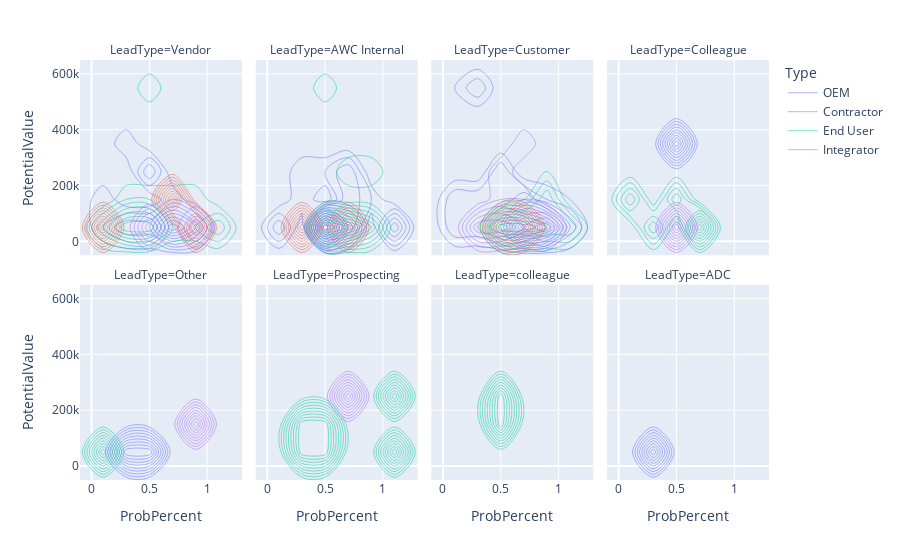

Write notebook code for a chart like this one.
### Code cell
import plotly.express as px
df = df_num[df_num["PotentialValue"] <=1000000]

fig = px.density_contour(df, x="ProbPercent", y="PotentialValue", facet_col="LeadType", color="Type",facet_col_wrap=4)

fig.show()

### Figure 1 — Plotly figure (JSON) as saved in the notebook; plotly's stock layout.template omitted (floating-point values rounded to 4 significant figures)
{"data": [{"contours": {"coloring": "none"}, "hoverlabel": {"namelength": 0}, "hovertemplate": "Type=OEM<br>LeadType=Vendor<br>ProbPercent=%{x}<br>PotentialValue=%{y}<br>count=%{z}", "legendgroup": "OEM", "line": {"color": "#636efa"}, "name": "OEM", "showlegend": true, "type": "histogram2dcontour", "x": [0.75, 0.75, 0.75, 0.9, 0.1, 0.5, 0.7, 0.5, 0.75, 0.8, 0.5, 0.5, 0.75, 0.1, 0.25, 0.25, 0.25, 0.9], "xaxis": "x5", "xbingroup": "x", "y": [7753, 44226, 14840, 50000, 75000, 250000, 35000, 10000, 30000, 40000, 200000, 20000, 150000, 100000, 350000, 65000, 16000, 20000], "yaxis": "y5", "ybingroup": "y"}, {"contours": {"coloring": "none"}, "hoverlabel": {"namelength": 0}, "hovertemplate": "Type=OEM<br>LeadType=AWC Internal<br>ProbPercent=%{x}<br>PotentialValue=%{y}<br>count=%{z}", "legendgroup": "OEM", "line": {"color": "#636efa"}, "name": "OEM", "showlegend": false, "type": "histogram2dcontour", "x": [0.75, 0.25, 0.75, 0.75, 0.5, 1, 1, 0.5, 0.5, 0.5, 0.5, 0.99, 0.5, 0.1, 0.3, 0.75, 0.75, 0.75, 0.1, 1, 0.5], "xaxis": "x6", "xbingroup": "x", "y": [45000, 125000, 250000, 20000, 12000, 80000, 7000, 80000, 25000, 250000, 80000, 150000, 50000, 10000, 250000, 100000, 200000, 100000, 80000, 15000, 30000], "yaxis": "y6", "ybingroup": "y"}, {"contours": {"coloring": "none"}, "hoverlabel": {"namelength": 0}, "hovertemplate": "Type=OEM<br>LeadType=Customer<br>ProbPercent=%{x}<br>PotentialValue=%{y}<br>count=%{z}", "legendgroup": "OEM", "line": {"color": "#636efa"}, "name": "OEM", "showlegend": false, "type": "histogram2dcontour", "x": [0.75, 0.5, 0.9, 1, 0.8, 0.5, 0.65, 0.75, 0.6, 0.8, 0.2, 0.9, 0.75, 0.99, 0.5, 0.75, 0.75, 0.75, 0.5, 0.99, 1, 0.75, 0.6, 1, 0.99, 0.1, 0.1, 0.1, 0.1, 0.1, 0.1, 0.25, 0.25, 0.25, 0.5, 0.75, 0.75, 0.75, 0.75, 0.75, 0.9, 0.9, 0.9, 0.1, 0.2, 0.3, 0.9, 0.4, 0.3, 0.4, 0.5, 0.2, 0.4, 0.3, 0.9, 0.6, 0.75, 0.6, 0.8, 1, 1, 0.8, 0.5], "xaxis": "x7", "xbingroup": "x", "y": [15000, 30000, 20000, 30000, 100000, 50000, 20000, 65000, 20000, 60000, 35000, 15000, 150000, 20000, 50000, 150000, 120000, 150000, 250000, 30000, 16000, 25000, 22000, 16373, 400000, 100000, 60000, 50000, 500000, 150000, 150000, 500000, 500000, 80000, 40000, 80000, 10000, 10000, 5000, 50000, 100000, 80000, 25000, 40000, 500000, 100000, 30000, 30000, 100000, 200000, 150000, 150000, 200000, 90000, 10000, 66583, 400000, 10000, 50000, 130000, 94000, 15000, 100000], "yaxis": "y7", "ybingroup": "y"}, {"contours": {"coloring": "none"}, "hoverlabel": {"namelength": 0}, "hovertemplate": "Type=OEM<br>LeadType=Colleague<br>ProbPercent=%{x}<br>PotentialValue=%{y}<br>count=%{z}", "legendgroup": "OEM", "line": {"color": "#636efa"}, "name": "OEM", "showlegend": false, "type": "histogram2dcontour", "x": [0.5], "xaxis": "x8", "xbingroup": "x", "y": [300000], "yaxis": "y8", "ybingroup": "y"}, {"contours": {"coloring": "none"}, "hoverlabel": {"namelength": 0}, "hovertemplate": "Type=OEM<br>LeadType=Other<br>ProbPercent=%{x}<br>PotentialValue=%{y}<br>count=%{z}", "legendgroup": "OEM", "line": {"color": "#636efa"}, "name": "OEM", "showlegend": false, "type": "histogram2dcontour", "x": [0.5, 0.2], "xaxis": "x", "xbingroup": "x", "y": [20000, 60000], "yaxis": "y", "ybingroup": "y"}, {"contours": {"coloring": "none"}, "hoverlabel": {"namelength": 0}, "hovertemplate": "Type=OEM<br>LeadType=ADC<br>ProbPercent=%{x}<br>PotentialValue=%{y}<br>count=%{z}", "legendgroup": "OEM", "line": {"color": "#636efa"}, "name": "OEM", "showlegend": false, "type": "histogram2dcontour", "x": [0.2], "xaxis": "x4", "xbingroup": "x", "y": [30000], "yaxis": "y4", "ybingroup": "y"}, {"contours": {"coloring": "none"}, "hoverlabel": {"namelength": 0}, "hovertemplate": "Type=Contractor<br>LeadType=Vendor<br>ProbPercent=%{x}<br>PotentialValue=%{y}<br>count=%{z}", "legendgroup": "Contractor", "line": {"color": "#EF553B"}, "name": "Contractor", "showlegend": true, "type": "histogram2dcontour", "x": [0.9, 0.1, 0.75], "xaxis": "x5", "xbingroup": "x", "y": [65000, 10000, 100000], "yaxis": "y5", "ybingroup": "y"}, {"contours": {"coloring": "none"}, "hoverlabel": {"namelength": 0}, "hovertemplate": "Type=Contractor<br>LeadType=AWC Internal<br>ProbPercent=%{x}<br>PotentialValue=%{y}<br>count=%{z}", "legendgroup": "Contractor", "line": {"color": "#EF553B"}, "name": "Contractor", "showlegend": false, "type": "histogram2dcontour", "x": [0.6, 0.3], "xaxis": "x6", "xbingroup": "x", "y": [84867, 10000], "yaxis": "y6", "ybingroup": "y"}, {"contours": {"coloring": "none"}, "hoverlabel": {"namelength": 0}, "hovertemplate": "Type=Contractor<br>LeadType=Customer<br>ProbPercent=%{x}<br>PotentialValue=%{y}<br>count=%{z}", "legendgroup": "Contractor", "line": {"color": "#EF553B"}, "name": "Contractor", "showlegend": false, "type": "histogram2dcontour", "x": [0.6, 0.5, 0.5, 0.75], "xaxis": "x7", "xbingroup": "x", "y": [40000, 8000, 8000, 21000], "yaxis": "y7", "ybingroup": "y"}, {"contours": {"coloring": "none"}, "hoverlabel": {"namelength": 0}, "hovertemplate": "Type=End User<br>LeadType=Vendor<br>ProbPercent=%{x}<br>PotentialValue=%{y}<br>count=%{z}", "legendgroup": "End User", "line": {"color": "#00cc96"}, "name": "End User", "showlegend": true, "type": "histogram2dcontour", "x": [0.25, 1, 0.8, 0.25, 0.3, 0.5, 1, 0.3, 0.1, 0.5, 0.5, 0.1, 0.5, 0.5, 0.75, 0.25, 0.75, 0.5, 0.9], "xaxis": "x5", "xbingroup": "x", "y": [10000, 11040, 23000, 10000, 110000, 20000, 7500, 50000, 60000, 20000, 100000, 50000, 75000, 500000, 20000, 50000, 125000, 28000, 133694], "yaxis": "y5", "ybingroup": "y"}, {"contours": {"coloring": "none"}, "hoverlabel": {"namelength": 0}, "hovertemplate": "Type=End User<br>LeadType=AWC Internal<br>ProbPercent=%{x}<br>PotentialValue=%{y}<br>count=%{z}", "legendgroup": "End User", "line": {"color": "#00cc96"}, "name": "End User", "showlegend": false, "type": "histogram2dcontour", "x": [0.75, 0.5, 0.5, 0.8, 0.9, 0.6, 0.5, 0.5, 0.95, 0.5, 0.75, 0.95, 0.75, 0.75, 0.5, 0.75, 0.5], "xaxis": "x6", "xbingroup": "x", "y": [18000, 21000, 75000, 2000, 10000, 10000, 70000, 20000, 10000, 50000, 225000, 200000, 40000, 50000, 500000, 32000, 25000], "yaxis": "y6", "ybingroup": "y"}, {"contours": {"coloring": "none"}, "hoverlabel": {"namelength": 0}, "hovertemplate": "Type=End User<br>LeadType=Customer<br>ProbPercent=%{x}<br>PotentialValue=%{y}<br>count=%{z}", "legendgroup": "End User", "line": {"color": "#00cc96"}, "name": "End User", "showlegend": false, "type": "histogram2dcontour", "x": [0.75, 0.5, 0.5, 1, 0.75, 0.2, 0.5, 0.5, 0.4, 0.75, 0.75, 0.8, 1, 0.75, 0.99, 0.99, 0.99, 0.85, 0.5, 0.75, 0.5, 1, 0.5, 1, 0.9, 0.9, 0.9, 0.6, 0.3, 0.8, 0.4, 0.5, 0.8, 0.6], "xaxis": "x7", "xbingroup": "x", "y": [333404, 13000, 45000, 24000, 50000, 360000, 10000, 85000, 300000, 125000, 50000, 65000, 7500, 71000, 133000, 133000, 560000, 57000, 24700, 60000, 35000, 25000, 20000, 65000, 100000, 100000, 10000, 40000, 150000, 47035, 20000, 10000, 245790, 20000], "yaxis": "y7", "ybingroup": "y"}, {"contours": {"coloring": "none"}, "hoverlabel": {"namelength": 0}, "hovertemplate": "Type=End User<br>LeadType=Colleague<br>ProbPercent=%{x}<br>PotentialValue=%{y}<br>count=%{z}", "legendgroup": "End User", "line": {"color": "#00cc96"}, "name": "End User", "showlegend": false, "type": "histogram2dcontour", "x": [0.1, 0.3, 0.5, 0.75, 0.6], "xaxis": "x8", "xbingroup": "x", "y": [100000, 12000, 120000, 53000, 16290], "yaxis": "y8", "ybingroup": "y"}, {"contours": {"coloring": "none"}, "hoverlabel": {"namelength": 0}, "hovertemplate": "Type=End User<br>LeadType=Other<br>ProbPercent=%{x}<br>PotentialValue=%{y}<br>count=%{z}", "legendgroup": "End User", "line": {"color": "#00cc96"}, "name": "End User", "showlegend": false, "type": "histogram2dcontour", "x": [0.15], "xaxis": "x", "xbingroup": "x", "y": [75000], "yaxis": "y", "ybingroup": "y"}, {"contours": {"coloring": "none"}, "hoverlabel": {"namelength": 0}, "hovertemplate": "Type=End User<br>LeadType=Prospecting<br>ProbPercent=%{x}<br>PotentialValue=%{y}<br>count=%{z}", "legendgroup": "End User", "line": {"color": "#00cc96"}, "name": "End User", "showlegend": false, "type": "histogram2dcontour", "x": [0.5, 0.2, 0.4, 0.3, 1, 1], "xaxis": "x2", "xbingroup": "x", "y": [100000, 100000, 20000, 25000, 250000, 45000], "yaxis": "y2", "ybingroup": "y"}, {"contours": {"coloring": "none"}, "hoverlabel": {"namelength": 0}, "hovertemplate": "Type=End User<br>LeadType=colleague<br>ProbPercent=%{x}<br>PotentialValue=%{y}<br>count=%{z}", "legendgroup": "End User", "line": {"color": "#00cc96"}, "name": "End User", "showlegend": false, "type": "histogram2dcontour", "x": [0.5, 0.5], "xaxis": "x3", "xbingroup": "x", "y": [100000, 250000], "yaxis": "y3", "ybingroup": "y"}, {"contours": {"coloring": "none"}, "hoverlabel": {"namelength": 0}, "hovertemplate": "Type=Integrator<br>LeadType=Vendor<br>ProbPercent=%{x}<br>PotentialValue=%{y}<br>count=%{z}", "legendgroup": "Integrator", "line": {"color": "#ab63fa"}, "name": "Integrator", "showlegend": true, "type": "histogram2dcontour", "x": [0.5, 0.9, 0.5, 0.5, 0.9], "xaxis": "x5", "xbingroup": "x", "y": [10000, 75000, 45000, 60000, 90000], "yaxis": "y5", "ybingroup": "y"}, {"contours": {"coloring": "none"}, "hoverlabel": {"namelength": 0}, "hovertemplate": "Type=Integrator<br>LeadType=AWC Internal<br>ProbPercent=%{x}<br>PotentialValue=%{y}<br>count=%{z}", "legendgroup": "Integrator", "line": {"color": "#ab63fa"}, "name": "Integrator", "showlegend": false, "type": "histogram2dcontour", "x": [0.75, 0.4, 0.5], "xaxis": "x6", "xbingroup": "x", "y": [55000, 60000, 37000], "yaxis": "y6", "ybingroup": "y"}, {"contours": {"coloring": "none"}, "hoverlabel": {"namelength": 0}, "hovertemplate": "Type=Integrator<br>LeadType=Customer<br>ProbPercent=%{x}<br>PotentialValue=%{y}<br>count=%{z}", "legendgroup": "Integrator", "line": {"color": "#ab63fa"}, "name": "Integrator", "showlegend": false, "type": "histogram2dcontour", "x": [0.9, 0.5, 0.2, 0.9, 0.65, 0.8, 0.5, 0.5, 0.5, 0.75, 0.25, 0.75, 0.6, 0.5, 0.2], "xaxis": "x7", "xbingroup": "x", "y": [27500, 70000, 20000, 25000, 100000, 10000, 75000, 120000, 50000, 50000, 15000, 50000, 396350, 269355, 50000], "yaxis": "y7", "ybingroup": "y"}, {"contours": {"coloring": "none"}, "hoverlabel": {"namelength": 0}, "hovertemplate": "Type=Integrator<br>LeadType=Colleague<br>ProbPercent=%{x}<br>PotentialValue=%{y}<br>count=%{z}", "legendgroup": "Integrator", "line": {"color": "#ab63fa"}, "name": "Integrator", "showlegend": false, "type": "histogram2dcontour", "x": [0.5], "xaxis": "x8", "xbingroup": "x", "y": [50000], "yaxis": "y8", "ybingroup": "y"}, {"contours": {"coloring": "none"}, "hoverlabel": {"namelength": 0}, "hovertemplate": "Type=Integrator<br>LeadType=Other<br>ProbPercent=%{x}<br>PotentialValue=%{y}<br>count=%{z}", "legendgroup": "Integrator", "line": {"color": "#ab63fa"}, "name": "Integrator", "showlegend": false, "type": "histogram2dcontour", "x": [0.9], "xaxis": "x", "xbingroup": "x", "y": [100000], "yaxis": "y", "ybingroup": "y"}, {"contours": {"coloring": "none"}, "hoverlabel": {"namelength": 0}, "hovertemplate": "Type=Integrator<br>LeadType=Prospecting<br>ProbPercent=%{x}<br>PotentialValue=%{y}<br>count=%{z}", "legendgroup": "Integrator", "line": {"color": "#ab63fa"}, "name": "Integrator", "showlegend": false, "type": "histogram2dcontour", "x": [0.75], "xaxis": "x2", "xbingroup": "x", "y": [200000], "yaxis": "y2", "ybingroup": "y"}], "layout": {"annotations": [{"font": {}, "showarrow": false, "text": "LeadType=Other", "x": 0.1175, "xanchor": "center", "xref": "paper", "y": 0.465, "yanchor": "bottom", "yref": "paper"}, {"font": {}, "showarrow": false, "text": "LeadType=Prospecting", "x": 0.3725, "xanchor": "center", "xref": "paper", "y": 0.465, "yanchor": "bottom", "yref": "paper"}, {"font": {}, "showarrow": false, "text": "LeadType=colleague", "x": 0.6275, "xanchor": "center", "xref": "paper", "y": 0.465, "yanchor": "bottom", "yref": "paper"}, {"font": {}, "showarrow": false, "text": "LeadType=ADC", "x": 0.8825, "xanchor": "center", "xref": "paper", "y": 0.465, "yanchor": "bottom", "yref": "paper"}, {"font": {}, "showarrow": false, "text": "LeadType=Vendor", "x": 0.1175, "xanchor": "center", "xref": "paper", "y": 1.0, "yanchor": "bottom", "yref": "paper"}, {"font": {}, "showarrow": false, "text": "LeadType=AWC Internal", "x": 0.3725, "xanchor": "center", "xref": "paper", "y": 1.0, "yanchor": "bottom", "yref": "paper"}, {"font": {}, "showarrow": false, "text": "LeadType=Customer", "x": 0.6275, "xanchor": "center", "xref": "paper", "y": 1.0, "yanchor": "bottom", "yref": "paper"}, {"font": {}, "showarrow": false, "text": "LeadType=Colleague", "x": 0.8825, "xanchor": "center", "xref": "paper", "y": 1.0, "yanchor": "bottom", "yref": "paper"}], "legend": {"title": {"text": "Type"}, "tracegroupgap": 0}, "margin": {"t": 60}, "xaxis": {"anchor": "y", "domain": [0, 0.235], "title": {"text": "ProbPercent"}}, "xaxis2": {"anchor": "y2", "domain": [0.255, 0.49], "matches": "x", "title": {"text": "ProbPercent"}}, "xaxis3": {"anchor": "y3", "domain": [0.51, 0.745], "matches": "x", "title": {"text": "ProbPercent"}}, "xaxis4": {"anchor": "y4", "domain": [0.765, 1.0], "matches": "x", "title": {"text": "ProbPercent"}}, "xaxis5": {"anchor": "y5", "domain": [0, 0.235], "matches": "x", "showticklabels": false}, "xaxis6": {"anchor": "y6", "domain": [0.255, 0.49], "matches": "x", "showticklabels": false}, "xaxis7": {"anchor": "y7", "domain": [0.51, 0.745], "matches": "x", "showticklabels": false}, "xaxis8": {"anchor": "y8", "domain": [0.765, 1.0], "matches": "x", "showticklabels": false}, "yaxis": {"anchor": "x", "domain": [0, 0.465], "title": {"text": "PotentialValue"}}, "yaxis2": {"anchor": "x2", "domain": [0, 0.465], "matches": "y", "showticklabels": false}, "yaxis3": {"anchor": "x3", "domain": [0, 0.465], "matches": "y", "showticklabels": false}, "yaxis4": {"anchor": "x4", "domain": [0, 0.465], "matches": "y", "showticklabels": false}, "yaxis5": {"anchor": "x5", "domain": [0.535, 1.0], "matches": "y", "title": {"text": "PotentialValue"}}, "yaxis6": {"anchor": "x6", "domain": [0.535, 1.0], "matches": "y", "showticklabels": false}, "yaxis7": {"anchor": "x7", "domain": [0.535, 1.0], "matches": "y", "showticklabels": false}, "yaxis8": {"anchor": "x8", "domain": [0.535, 1.0], "matches": "y", "showticklabels": false}}}
